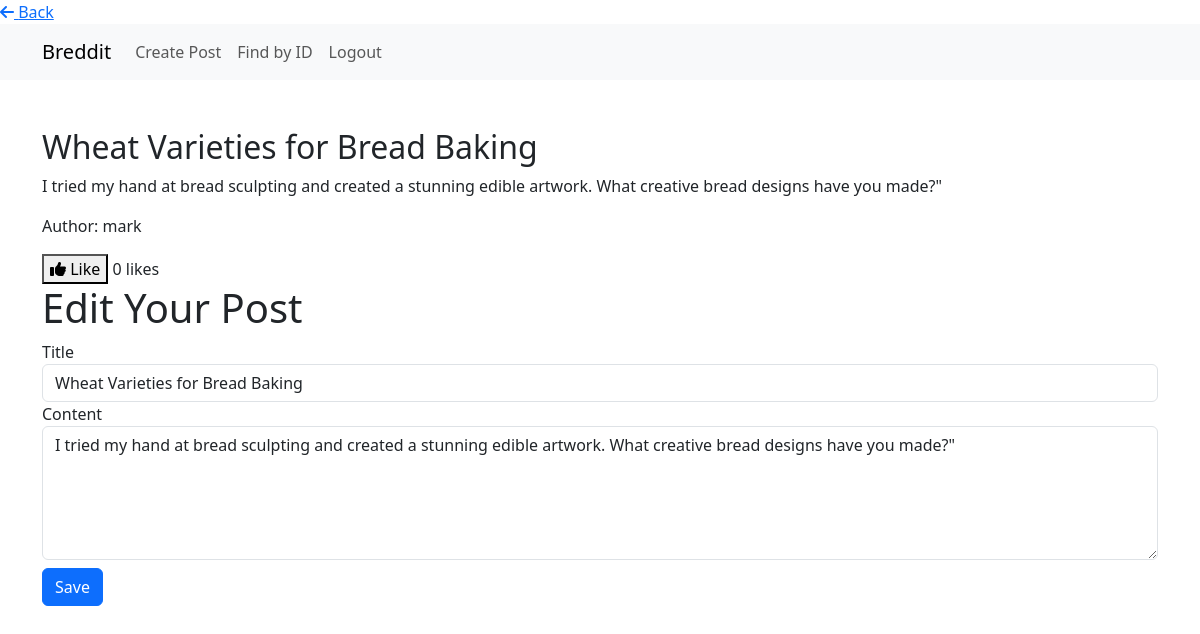
Page /posts/post-update/178/ (signed in) on the committed database.
### bit_posts/models/post.py (models this page shows, shortened)
class Post(models.Model):
    title = models.CharField(
        _('Title'),
        max_length=255,
    )
    content = models.TextField(
        _('Text')
    )
    user = models.ForeignKey(
        get_user_model(),
        on_delete=models.CASCADE,
    )
    created_at = models.DateTimeField(
        auto_now_add=True,
    )
    updated_at = models.DateTimeField(
        auto_now=True,
    )
    upvotes = models.ManyToManyField(
        get_user_model(),
        related_name='upvoted_posts',
        blank=True,
    )

### bit_users/models/user.py (models this page shows)
class User(AbstractUser):
    pass

### bit_posts/views/post_views.py (the view, shortened to what this page needs)
# urls.py: path('post-update/<int:pk>/', post_views.UpdatePost.as_view(), name='update-post'),
class UpdatePost(LoginRequiredMixin, UpdateView):
    model = Post
    template_name = 'bit_posts/edit_post.html'  # Create an edit_post.html template
    fields = [ 'title','content']

### bit_posts/templates/bit_posts/edit_post.html (shortened to what this page needs)
{% load static %}
<!DOCTYPE html>
<html lang="en">
<head>
    <link rel="stylesheet" type="text/css" href="{% static 'breddit/css/bit_posts/style.css' %}">
    <link href="https://cdn.jsdelivr.net/npm/bootstrap@5.3.0/dist/css/bootstrap.min.css" rel="stylesheet">
    <link rel="stylesheet" href="https://cdnjs.cloudflare.com/ajax/libs/font-awesome/6.4.0/css/all.min.css">
</head>
<body>
    <div class="back-button-container">
        <a class="back-button" href="{% url 'bit_posts:post-list-create' %}">
            <i class="fas fa-arrow-left"></i> Back
        </a>
    </div>
    <nav class="navbar navbar-expand-lg navbar-light bg-light">
        <div class="container">
            <a class="navbar-brand" href="{% url 'home' %}">Breddit</a>
            <div class="collapse navbar-collapse" id="navbarNav">
                {% if user.is_authenticated %}
                <ul class="navbar-nav ml-auto ">
                    <li class="nav-item">
                        <a class="nav-link" href="{% url 'bit_posts:post-list-create' %}">Create Post</a>
                    </li>
                    <li class="nav-item">
                        <a class="nav-link" href="{% url 'bit_posts:find-by-id' %}">Find by ID</a>
                    </li>
                    <li class="nav-item">
                        <a class="nav-link" href="{% url 'bit_users:logout' %}">Logout</a>
                    </li>
                </ul>
                {% endif %}
            </div>
        </div>
    </nav>
    <div class="container mt-5 mt-4">
{% if post %}
<div class="post">
    <h2 class="post-title">{{ post.title }}</h2>
    <p class="post-content">{{ post.content }}</p>
    <p class="post-author">Author: {{ post.user.username }}</p>
    <button class="like-button" data-post-id="{{ post.id }}">
        {% if request.user in post.upvotes.all %}<i class="fas fa-thumbs-down"></i> Unlike{% else %}<i class="fas fa-thumbs-up"></i> Like{% endif %}
    </button>
    <span class="likes-count">{{ post.upvotes.count }}</span> likes
</div>
{% endif %}
<div class="comment-form mt-9">
    <h1>Edit Your Post</h1>
    <form method="POST">
        <div class="form-group">
            <label for="id_title">Title</label>
            <input type="text" class="form-control" id="id_title" name="title" value="{{ post.title }}">
        </div>
        <div class="form-group">
            <label for="id_content">Content</label>
            <textarea class="form-control comment-input" id="id_content" name="content" rows="5" placeholder="Re-write your post content here!">{{ post.content }}</textarea>
        </div>
        <button class="btn btn-primary mt-2" type="submit">Save</button>
    </form>
</div>
</div>
</body>
</html>

### rows in the picture
Post: title "Wheat Varieties for Bread Baking", content "I tried my hand at bread sculpting and created a stunning edible artwork. What creative bread designs have you made?\"", user.username "mark", upvotes.count "0"
